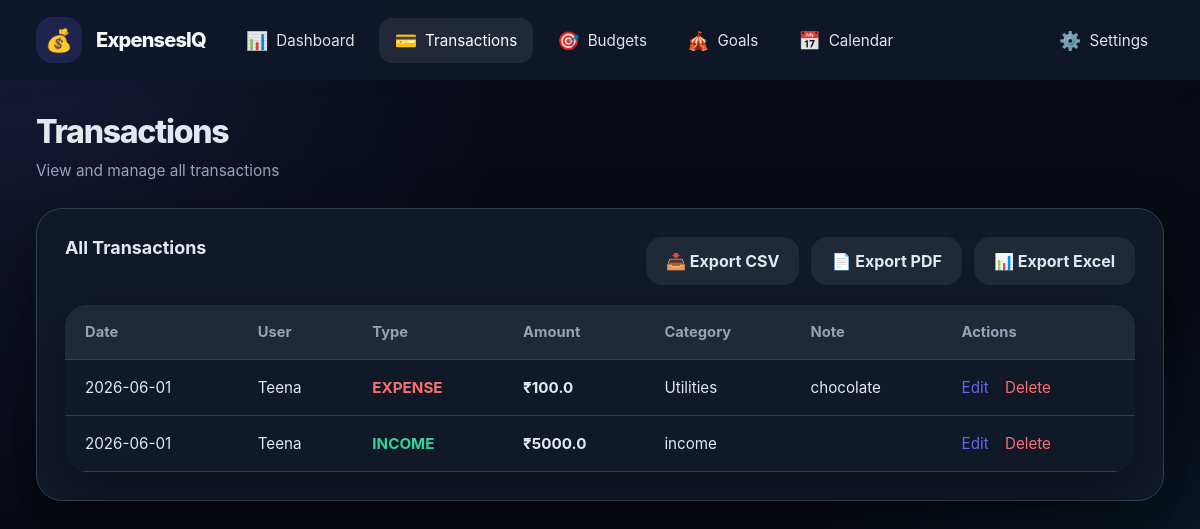
Screenshot of /transactions (signed in) with the database file from the repository.
### tables this page shows
CREATE TABLE transactions(

            id INTEGER PRIMARY KEY AUTOINCREMENT,

            group_name TEXT,

            user TEXT,

            amount REAL,

            category TEXT,

            type TEXT,

            note TEXT,

            date TEXT
        );

### app.py (the view)
@app.route('/transactions')
def transactions_page():
    if 'user' not in session:
        return redirect(url_for('login'))
    group_name = session['group_name']
    requested_date = request.args.get('date', '').strip()
    conn = get_db()
    cur = conn.cursor()
    if requested_date:
        cur.execute(
            'SELECT * FROM transactions WHERE group_name=? AND date=? ORDER BY id DESC',
            (group_name, requested_date),
        )
        rows = [dict(r) for r in cur.fetchall()]
        total_for_date = sum(r.get('amount', 0.0) for r in rows if r.get('type') == 'expense')
    else:
        cur.execute('SELECT * FROM transactions WHERE group_name=? ORDER BY id DESC', (group_name,))
        rows = [dict(r) for r in cur.fetchall()]
        total_for_date = None
    conn.close()
    return render_template(
        'transactions.html',
        transactions=rows,
        user=session.get('user'),
        date_filter=requested_date,
        total_for_date=total_for_date,
    )

### app.py (called while the page is built)
@app.after_request
def add_cors(response: Response) -> Response:
    response.headers["Access-Control-Allow-Origin"] = "*"
    response.headers["Access-Control-Allow-Headers"] = (
        "Content-Type,Authorization"
    )
    response.headers["Access-Control-Allow-Methods"] = (
        "GET,POST,OPTIONS"
    )
    return response

def get_db():
    db_path = Path(__file__).resolve().parent / "data.db"
    conn = sqlite3.connect(str(db_path), timeout=10, check_same_thread=False)
    conn.row_factory = sqlite3.Row
    return conn

### templates/transactions.html (shortened to what this page needs)
<!DOCTYPE html>
<html>
<head>
  <link rel="stylesheet" href="/static/style.css">
</head>
<body class="dashboard-page">
  <aside class="sidebar">
    <div class="sidebar-logo">
      <div class="logo-icon">💰</div>
      <span class="logo-text">ExpensesIQ</span>
    </div>
    <nav class="sidebar-nav">
      <a href="{{ url_for('dashboard') }}" class="nav-item">
        <span class="nav-icon">📊</span>
        <span class="nav-text">Dashboard</span>
      </a>
      <a href="{{ url_for('transactions_page') }}" class="nav-item active">
        <span class="nav-icon">💳</span>
        <span class="nav-text">Transactions</span>
      </a>
      <a href="{{ url_for('budgets') }}" class="nav-item">
        <span class="nav-icon">🎯</span>
        <span class="nav-text">Budgets</span>
      </a>
      <a href="{{ url_for('goals_page') }}" class="nav-item">
        <span class="nav-icon">🎪</span>
        <span class="nav-text">Goals</span>
      </a>
      <a href="{{ url_for('calendar_page') }}" class="nav-item">
        <span class="nav-icon">📅</span>
        <span class="nav-text">Calendar</span>
      </a>
    </nav>
    <div class="sidebar-footer">
      <div class="dropdown-menu" id="settingsMenu">
        <button class="dropdown-toggle">
          <span class="nav-icon">⚙️</span>
          <span class="nav-text">Settings</span>
        </button>
      </div>
    </div>
  </aside>
  <main class="dashboard-main">
    <header class="dashboard-header">
      <div class="header-left">
        <h1>Transactions</h1>
        <span class="header-subtitle">View and manage all transactions</span>
      </div>
    </header>
    <section class="dashboard-content">
      <div class="dashboard-card">
        <div class="card-header">
          <div>
            <h2>{% if date_filter %}Transactions for {{ date_filter }}{% else %}All Transactions{% endif %}</h2>
          </div>
          <div class="export-buttons">
            <a href="{{ url_for('export_csv') }}" class="btn-export">📥 Export CSV</a>
            <a href="{{ url_for('export_pdf') }}" class="btn-export">📄 Export PDF</a>
            <a href="{{ url_for('export_xlsx') }}" class="btn-export">📊 Export Excel</a>
          </div>
        </div>
        <div class="content-body">
          {% if transactions %}
          <table class="transaction-table">
            <thead>
              <tr>
                <th>Date</th>
                <th>User</th>
                <th>Type</th>
                <th>Amount</th>
                <th>Category</th>
                <th>Note</th>
                <th>Actions</th>
              </tr>
            </thead>
            <tbody>
              {% for trx in transactions %}
              <tr>
                <td>{{ trx.date }}</td>
                <td>{{ trx.user }}</td>
                <td>
                  <span class="transaction-status {% if trx.type == 'expense' %}expense{% else %}income{% endif %}">
                    {{ trx.type | upper }}
                  </span>
                </td>
                <td class="transaction-amount-strong">₹{{ trx.amount }}</td>
                <td>{{ trx.category }}</td>
                <td class="transaction-note">{{ trx.note }}</td>
                <td>
                  <a href="/edit/{{ trx.id }}" class="transaction-action-link">Edit</a>
                  <a href="/delete/{{ trx.id }}" class="transaction-action-link delete" onclick="return confirm('Are you sure?');">Delete</a>
                </td>
              </tr>
              {% endfor %}
            </tbody>
          </table>
          {% else %}
          <div class="empty-note" style="padding: 32px; text-align: center;">
            <p>No transactions found.</p>
            <p style="margin-top: 8px;">Start adding transactions from the dashboard.</p>
          </div>
          {% endif %}
        </div>
      </div>
    </section>
  </main>
</body>
</html>

### static/style.css (style rules this page uses)
* { margin: 0; padding: 0; box-sizing: border-box; }
html { scroll-behavior: smooth; }
body { font-family: Inter, ui-sans-serif, system-ui, -apple-system, BlinkMacSystemFont, 'Segoe UI', sans-serif; background: radial-gradient(circle at top left, rgba(99,102,241,0.16), transparent 36%), radial-gradient(circle at bottom right, rgba(56,189,248,0.14), transparent 34%), var(--bg); color: var(--text); min-height: 100vh; }
a { color: inherit; }
button, input, select, textarea { font: inherit; }
button { cursor: pointer; }
.dashboard-page { display: flex; flex-direction: column; min-height: 100vh; }
.sidebar { width: 100%; background: rgba(15, 23, 42, 0.95); color: #f8fafc; padding: 0 36px; position: relative; box-shadow: 0 4px 20px rgba(15, 23, 42, 0.15); display: flex; align-items: center; justify-content: space-between; gap: 24px; min-height: 80px; flex-wrap: wrap; }
.sidebar-logo { display: flex; align-items: center; gap: 14px; margin-bottom: 0; flex-shrink: 0; }
.logo-icon { width: 46px; height: 46px; border-radius: 16px; background: rgba(99, 102, 241, 0.18); display: grid; place-items: center; font-size: 22px; }
.logo-text { font-size: 20px; font-weight: 800; letter-spacing: -0.04em; }
.sidebar-nav { display: flex; flex-direction: row; gap: 8px; align-items: center; flex: 1; }
.nav-item { display: flex; align-items: center; gap: 8px; padding: 12px 16px; border-radius: 14px; color: rgba(248,250,252,0.9); transition: all 0.25s ease; text-decoration: none; white-space: nowrap; font-size: 0.95rem; }
.nav-item:hover, .nav-item.active { background: rgba(255,255,255,0.08); color: #fff; }
.nav-icon { font-size: 18px; }
.sidebar-footer { margin-top: 0; padding-top: 0; border-top: none; display: flex; align-items: center; gap: 12px; flex-shrink: 0; }
.dropdown-menu { position: relative; display: flex; align-items: center; }
.dropdown-toggle { display: flex; align-items: center; gap: 8px; padding: 12px 16px; border-radius: 14px; color: rgba(248,250,252,0.9); background: none; border: none; cursor: pointer; transition: all 0.25s ease; text-decoration: none; font-size: 0.95rem; white-space: nowrap; }
.dashboard-main { margin-left: 0; flex: 1; padding: 32px 36px; }
.dashboard-header { display: flex; flex-wrap: wrap; justify-content: space-between; gap: 20px; align-items: flex-start; margin-bottom: 28px; }
.header-left h1 { font-size: clamp(2rem, 2.5vw, 3rem); font-weight: 800; letter-spacing: -0.04em; }
.header-subtitle { display: block; margin-top: 10px; color: var(--muted); font-size: 0.96rem; }
.dashboard-content { padding-bottom: 48px; }
.metric-card, .dashboard-card, .dashboard-panel { background: var(--surface); border-radius: 26px; padding: 28px; border: 1px solid var(--border); box-shadow: var(--shadow); }
.metric-header, .card-header { display: flex; justify-content: space-between; align-items: flex-start; gap: 16px; margin-bottom: 20px; }
.card-header h2 { font-size: 1.12rem; font-weight: 700; }
.form-btn, .btn-export, .button-secondary { border: none; border-radius: 16px; padding: 14px 20px; font-weight: 700; transition: transform 0.2s ease, background 0.2s ease; }
.export-buttons { display: flex; flex-wrap: wrap; gap: 12px; }
.btn-export { display: inline-flex; align-items: center; gap: 10px; background: #1f2937; color: var(--text); text-decoration: none; }
.transaction-table { width: 100%; border-collapse: collapse; border-radius: 22px; overflow: hidden; box-shadow: 0 18px 50px rgba(0, 0, 0, 0.35); background: var(--surface); }
.transaction-table th, .transaction-table td { padding: 18px 20px; text-align: left; border-bottom: 1px solid var(--border); }
.transaction-table th { background: #1f2937; font-size: 0.92rem; color: var(--muted); font-weight: 700; }
.transaction-table td { font-size: 0.95rem; color: var(--text); }
.transaction-table td a { color: var(--primary); text-decoration: none; }
.transaction-status { font-weight: 700; }
.transaction-status.expense { color: var(--danger); }
.transaction-status.income { color: var(--success); }
.transaction-note { max-width: 220px; overflow: hidden; text-overflow: ellipsis; white-space: nowrap; }
.transaction-action-link { color: var(--primary-strong); text-decoration: none; margin-right: 12px; }
.transaction-action-link.delete { color: var(--danger); }
.transaction-amount-strong { font-weight: 700; }
.dashboard-main { margin-left: 0; }
.sidebar { position: relative; width: 100%; height: auto; }
.dashboard-page { flex-direction: column; }

### rows the page displays
transactions: date "2026-06-01", user "Teena", type "EXPENSE", amount "100.0", category "Utilities", note "chocolate"
transactions: date "2026-06-01", user "Teena", type "INCOME", amount "5000.0", category "income"
